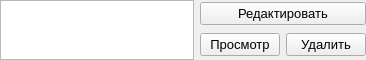
<?xml version="1.0" encoding="UTF-8"?>
<ui version="4.0">
 <class>DemoVariant</class>
 <widget class="QWidget" name="DemoVariant">
  <property name="geometry">
   <rect>
    <x>0</x>
    <y>0</y>
    <width>366</width>
    <height>60</height>
   </rect>
  </property>
  <property name="sizePolicy">
   <sizepolicy hsizetype="Preferred" vsizetype="Maximum">
    <horstretch>0</horstretch>
    <verstretch>0</verstretch>
   </sizepolicy>
  </property>
  <property name="maximumSize">
   <size>
    <width>16777215</width>
    <height>60</height>
   </size>
  </property>
  <property name="font">
   <font>
    <pointsize>10</pointsize>
   </font>
  </property>
  <property name="windowTitle">
   <string>Form</string>
  </property>
  <layout class="QHBoxLayout" name="horizontalLayout_3">
   <property name="spacing">
    <number>6</number>
   </property>
   <property name="leftMargin">
    <number>0</number>
   </property>
   <property name="topMargin">
    <number>0</number>
   </property>
   <property name="rightMargin">
    <number>0</number>
   </property>
   <property name="bottomMargin">
    <number>0</number>
   </property>
   <item>
    <widget class="QPlainTextEdit" name="plainTextEdit_text">
     <property name="maximumSize">
      <size>
       <width>16777215</width>
       <height>60</height>
      </size>
     </property>
     <property name="readOnly">
      <bool>true</bool>
     </property>
    </widget>
   </item>
   <item>
    <layout class="QVBoxLayout" name="verticalLayout">
     <item>
      <layout class="QHBoxLayout" name="horizontalLayout">
       <item>
        <widget class="QPushButton" name="pushButton_readact">
         <property name="text">
          <string>Редактировать</string>
         </property>
        </widget>
       </item>
      </layout>
     </item>
     <item>
      <layout class="QHBoxLayout" name="horizontalLayout_2">
       <item>
        <widget class="QPushButton" name="pushButton_view">
         <property name="sizePolicy">
          <sizepolicy hsizetype="Maximum" vsizetype="Fixed">
           <horstretch>0</horstretch>
           <verstretch>0</verstretch>
          </sizepolicy>
         </property>
         <property name="text">
          <string>Просмотр</string>
         </property>
        </widget>
       </item>
       <item>
        <widget class="QPushButton" name="pushButton_delete">
         <property name="sizePolicy">
          <sizepolicy hsizetype="Maximum" vsizetype="Fixed">
           <horstretch>0</horstretch>
           <verstretch>0</verstretch>
          </sizepolicy>
         </property>
         <property name="text">
          <string>Удалить</string>
         </property>
        </widget>
       </item>
      </layout>
     </item>
    </layout>
   </item>
  </layout>
 </widget>
 <resources/>
 <connections/>
</ui>
